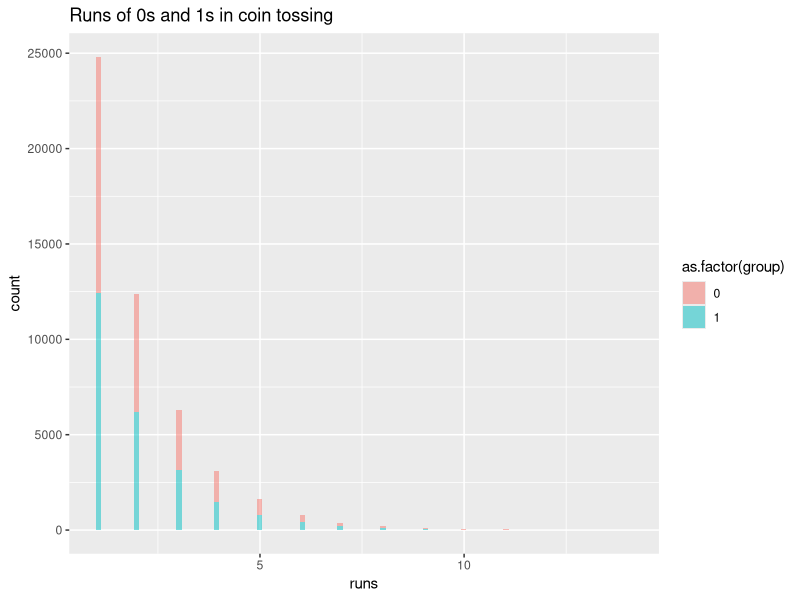
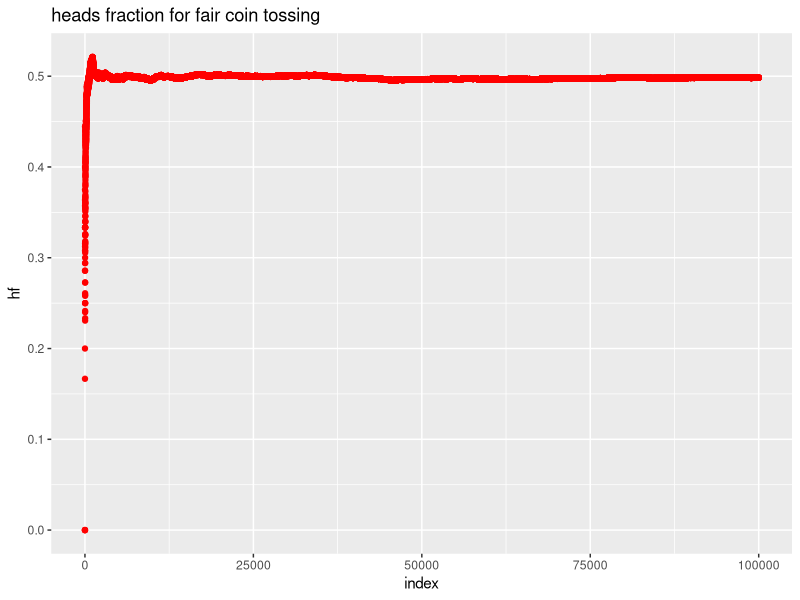
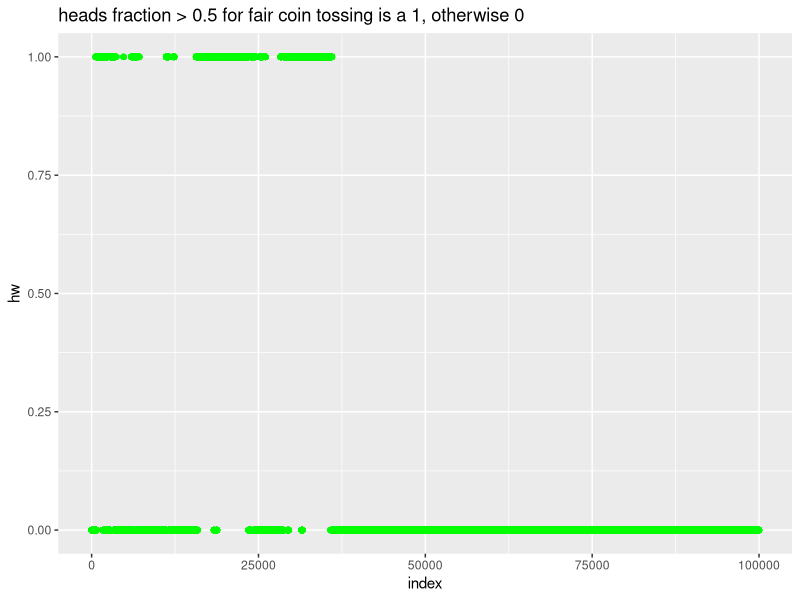
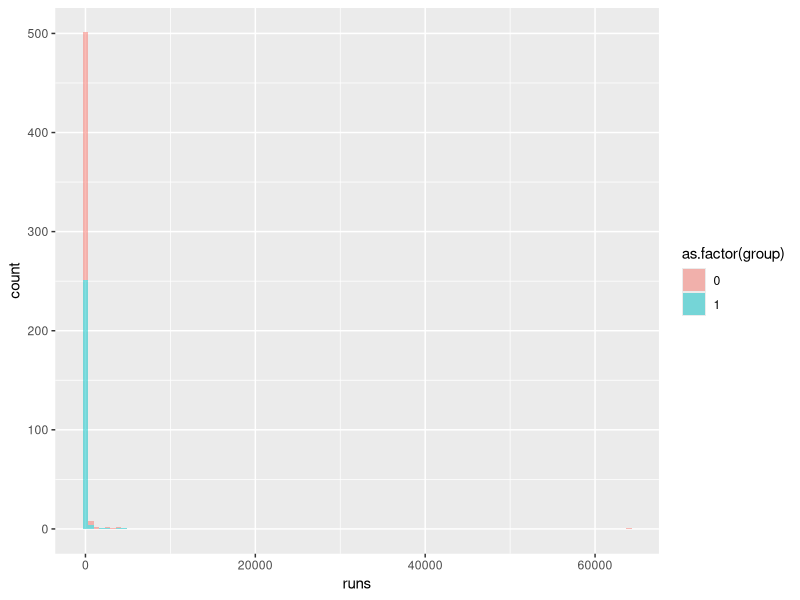
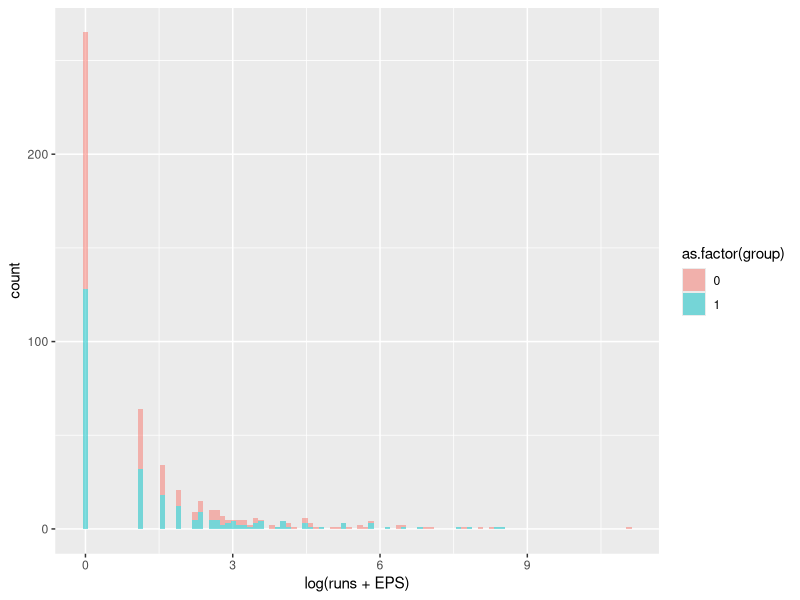

Source code (R) for these figures, in order:
# coin toss persistence exponents

library(ggplot2)
library(dplyr)
set.seed(1234)
EPS <- 1.0e-8 # prevent infinities #
# Coin toss - histo of distance between successsive heads

sample_data <- c("H", "T")
N <- 100000
data <- sample(sample_data,
               N,
               replace = TRUE)

data1 <- ifelse(data == "H", 1, 0)

runs <- rle(data1)

results <- data.frame(
  group = runs$values,
  runs = runs$lengths
)

head(results)

#Histo 

ggplot(
  data = results
) + geom_histogram(aes(x = runs, fill = as.factor(group)), alpha = 0.5, bins = 100) + 
  ggtitle("Runs of 0s and 1s in coin tossing")

# lets now examine persistence

# heads fractions > 0.5 

heads_fraction <- cumsum(data1) / c(1:length(data1))
head(data1)
head(heads_fraction)

# heads_win defines when heads fraction > 0.5 ; then we look at ITS runs below
heads_win <- ifelse(heads_fraction > 0.5, 1, 0)
head(heads_win)


h_df <- data.frame(
  index = c(1:length(data1)),
  hf = heads_fraction,
  hw = heads_win
)

ggplot(
  data = h_df
) + geom_point(aes(x = index, y = hf), colour = "red") + 
  ggtitle("heads fraction for fair coin tossing")


# plot heads win
ggplot(
  data = h_df
) + geom_point(aes(x = index, y = hw), colour = "green") + 
  ggtitle("heads fraction > 0.5 for fair coin tossing is a 1, otherwise 0")

# Use run length encoding to look into 0s and 1s runs for the heads win data

runs <- rle(heads_win)

results <- data.frame(
  group = runs$values,
  runs = runs$lengths
)

head(results)

# plot overlapping histos?

ggplot(
  data = results
) + geom_histogram(aes(x = runs, fill = as.factor(group)), alpha = 0.5, bins = 100)

# Behooves us to do a log plot on this

ggplot(
  data = results
) + geom_histogram(aes(x = log(runs+EPS), fill = as.factor(group)), alpha = 0.5, bins = 100)


